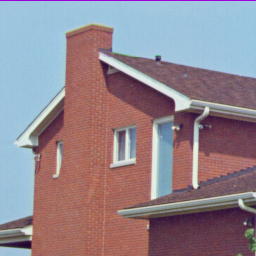
%> input picture Unsupervised Learning/house.tiff, 256 x 256 px
$ octave lab4original.m   (GNU Octave 9; MATLAB toolbox functions it lacks are replaced by stand-ins)
%> lines starting %> are read from the running program, lines starting %| are printed output that depends on the picture
%%%%%%%%%%%%%%%%%%%%%%%%%%%%%%%%%%%%%%%%%%%%%%%%%%%%%%%%%%%%%%%%%%%%%%%%%%
% ELE888 LAB$: Unsupervised Learning
% Submission Date: April 8, 2019
%%%%%%%%%%%%%%%%%%%%%%%%%%%%%%%%%%%%%%%%%%%%%%%%%%%%%%%%%%%%%%%%%%%%%%%%%%

clear
close ALL

% Transform pixel data into 2D array of input samples
I=imread('house.tiff');
%> I is the input picture: size 256x256x3 uint8; mean R, G, B 146.6, 133, 142
imshow(I);
[M,N,D]=size(I);
%> M = 256; N = 256; D = 3
X=reshape(I,M*N,3);
X=double(X);

% Plot array of pixel samples in RGB space
figure;
plot3(X(:,1),X(:,2),X(:,3),'c.')
xlim([0 255]);
ylim([0 255]);
zlim([0 255]);
hold on;
grid;
title('All pixels in RGB');
xlabel('Red'); ylabel('Green'); zlabel('Blue');
%> after `zlabel('Blue')`:
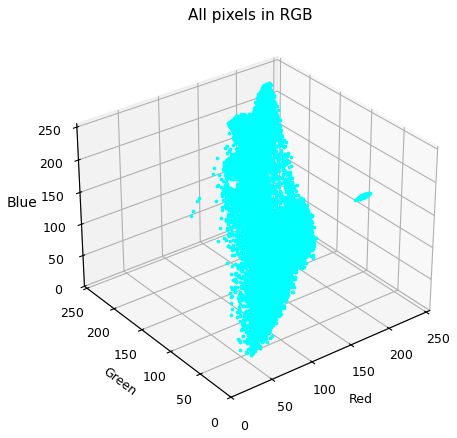
%> figure redrawn from the program's plot data

%% Part (a)
% c=2

M = [0.1 0.1 0.1; 0.9 0.9 0.9];
M = M*256;
pre_M = zeros(size(M));

J = [];
M1_old = [M(1,:)];
M2_old = [M(2,:)];

while (pre_M ~= M)

    pre_M = M;%record iteration's initial M

    J1 = (X - repmat(M(1,:), size(X,1), 1));
    J1 = sum(J1.^2, 2);  %determine J1

    J2 = (X - repmat(M(2,:), size(X,1), 1));
    J2 = sum(J2.^2, 2);  %determine J2

    cluster1 = J1 < J2;
    cluster2 = ~cluster1;  %classify pixels into 2 clusters

    M(1,:) = sum(X(cluster1, :)) / sum(cluster1);
    M(2,:) = sum(X(cluster2, :)) / sum(cluster2);

    J = [J sum(min(J1, J2))];  %determine error criterion
    M1_old = [M1_old; M(1,:)];
    M2_old = [M2_old; M(2,:)];

    M


end
%> this loop made 6 passes
%> (pre_M, J) on passes 3 to 5: ([136.4 90.55 92.78; 161.6 195.4 214.4], [1.07e+09 124550291.3 111511747.2]), ([136.4 91.33 93.54; 162.1 196.5 215.9], [1.07e+09 124550291.3 111511747.2 111349381.4]), ([136.4 91.45 93.68; 162.1 196.6 216.1], [1.07e+09 124550291.3 111511747.2 111349381.4 111345389.6])
%> (J, M1_old, M2_old) on pass 1: (1.07e+09, [25.6 25.6 25.6; 131.9 86.8 89.94], [230.4 230.4 230.4; 162.5 183.3 198.7])
%> after the loop, M = [136.4 91.47 93.7; 162.2 196.7 216.1]; M1_old = [25.6 25.6 25.6; 131.9 86.8 89.94; 136.4 90.55 92.78; 136.4 91.33 93.54; 136.4 91.45 93.68; 136.4 91.47 93.7; 136.4 91.47 93.7]; M2_old = [230.4 230.4 230.4; 162.5 183.3 198.7; 161.6 195.4 214.4; 162.1 196.5 215.9; 162.1 196.6 216.1; 162.2 196.7 216.1; 162.2 196.7 216.1]

% i
close all
plot(J)  %plot error crit
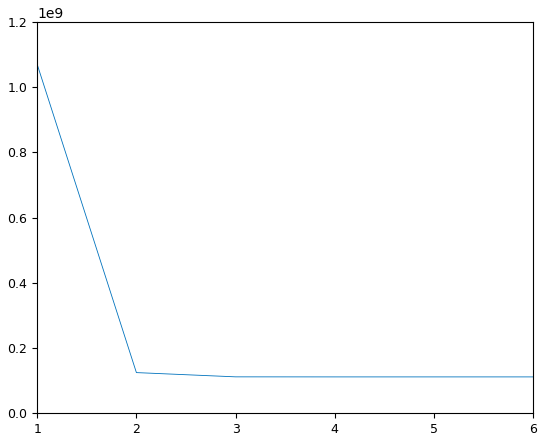
%> figure redrawn from the program's plot data

% ii
figure
plot3(M1_old(:, 1), M1_old(:, 2), M1_old(:, 3), '-*')
hold all
plot3(M2_old(:, 1), M2_old(:, 2), M2_old(:, 3), '-*')  %plot cluster means
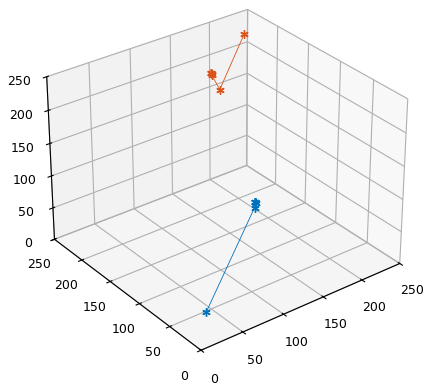
%> figure redrawn from the program's plot data

% iii
figure
X1 = X(cluster1, :);
X2 = X(cluster2, :);

plot3(X1(:,1), X1(:,2), X1(:,3),'.','Color', M(1,:)/256)
hold all
plot3(X2(:,1), X2(:,2), X2(:,3),'.','Color', M(2,:)/256)  %plot colour clusters
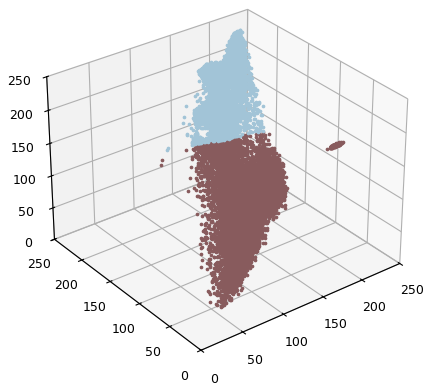
%> figure redrawn from the program's plot data
% iv
figure
XX = repmat(M(1,:), size(X,1), 1) .* repmat(cluster1, 1, size(X,2));
XX = XX + repmat(M(2,:), size(X,1), 1) .* repmat(cluster2, 1, size(X,2));
XX = reshape(XX, size(I, 1), size(I, 2), 3);

subplot(1,2,1);imshow(I)
subplot(1,2,2);imshow(XX/256)  %plot both images


%% Part(b)
% Repeat part a with c = 5

c = 5;

M = [
  173.8240   60.4672  169.4464
  162.7648   30.5664  197.1968
  241.9712  155.4688   89.6512
   53.4784  115.2256  169.4720
  181.5808  117.4272  106.5472
];

XX=[];

pre_M = zeros(size(M));

while (pre_M ~= M)

    pre_M = M;

    J = zeros(size(X,1), c);

    for i = [1:c]
        j = (X - repmat(M(i,:), size(X,1), 1));
        j = sum(j.^2, 2);
        J(:,i) = j;
    end
    [a, cluster] = min(J, [], 2);

    for i = [1:c]
        this_cluster = (cluster==i);
        M(i, :) = sum(X(this_cluster, :)) / sum(this_cluster);

    end

XX = zeros(size(X));

for i = [1:c]
    this_cluster = (cluster==i);
    XX = XX + repmat(M(i,:), size(X,1), 1) .* repmat(this_cluster, 1, size(X,2));
end

XX = reshape(XX, size(I, 1), size(I, 2), 3);
subplot(1,2,1);imshow(I)
subplot(1,2,2);imshow(XX/256)

end
%> this loop made 2 passes
%> pass 1, `XX = reshape(XX, size(I, 1), size(I, 2), 3);`:
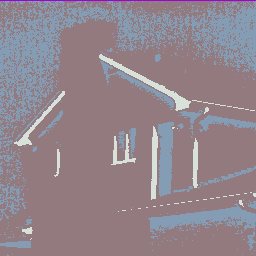
%> XX: size 256x256x3 double; mean R, G, B 146.6, 133, 142; mean of the top-left, top-right, bottom-left and bottom-right quarters 142.6, 142.4, 136.6, 140.6
%> pass 2, `imshow(XX/256)`:
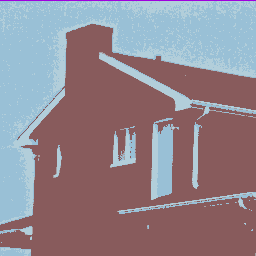
%> displayed picture: size 256x256x3, on the screen's scale of 0 to 255; mean R, G, B 145.9, 132.4, 141.3
%> after the loop, M = [167.7 158.5 162.8; 159.7 0 222.9; 178.9 206.3 219.1; 154.1 192.5 215.3; 136.4 91.77 92.37]

M1 = M
%> M1 has the same summary as M
cluster1 = cluster;
%
figure
for i = [1:c]
    this_cluster = (cluster==i);
    Xi = X(this_cluster, :);
    plot3(Xi(:,1), Xi(:,2), Xi(:,3),'.','Color', M(i,:)/256)
    hold all
end

%%%%%%%%%%%%%%%%%%%%%%%%%%%%%%%%%%%%%%%%%%%%%%%%%%%%%%%%%%%%%%%%%%%%%%%%%5
initial_M_2 = [                     %set initial M of Run 2
  215.5339  138.4293  240.5963
  213.2267  222.7049  165.2613
   65.6489   67.7834  122.7426
  157.0459   81.4270  163.6651
  149.0558   30.5189  139.4473
];

M = initial_M_2;

pre_M = zeros(size(M));

while (pre_M ~= M)

    pre_M = M;

    J = zeros(size(X,1), c);

    for i = [1:c]
        j = (X - repmat(M(i,:), size(X,1), 1));
        j = sum(j.^2, 2);
        J(:,i) = j;
    end
    [a, cluster] = min(J, [], 2);

    for i = [1:c]
        this_cluster = (cluster==i);
        M(i, :) = sum(X(this_cluster, :)) / sum(this_cluster);
    end

end
%> after the loop, M = [156.5 194.6 217.5; 209.6 218.1 212.2; 96.67 63.63 78.07; 157.6 108.1 101.5; 159.7 0 222.9]
M2 = M
%> M2 has the same summary as M
cluster2 = cluster;

%
figure
for i = [1:c]
    this_cluster = (cluster==i);
    Xi = X(this_cluster, :);
    plot3(Xi(:,1), Xi(:,2), Xi(:,3),'.','Color', M(i,:)/256)
    hold all
end
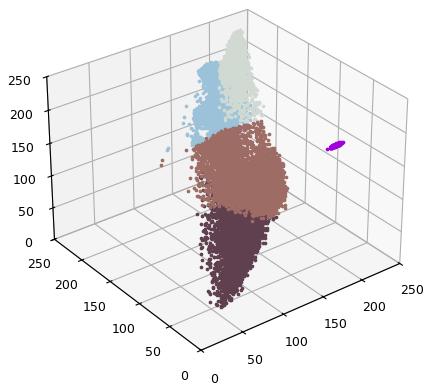
%> figure redrawn from the program's plot data

%% c

N = size(X,1);
%> N = 65536
XB1 = 0;  %initialize xb to zero

for i = [1:c]
    this_cluster = (cluster1==i);
    Xi = X(this_cluster, :);%determine iteration's X value
    mu_j = sort(sum((M1 - repmat(M1(i,:), c, 1)).^2, 2).^.5);
    XB1 = XB1 + sum(sum((Xi - repmat(M1(i,:), size(Xi,1), 1)).^2, 2).^.5) / mu_j(2);  %update XB
end
%> this loop made 5 passes
%> (mu_j, XB1) on passes 1 to 5: ([0; 64.04; 74.67; 101.9; 169.7], 172.2), ([0; 161.2; 169.7; 192.7; 207.3], 176.6), ([0; 28.61; 74.67; 176; 207.3], 7217.2), ([0; 28.61; 64.04; 159.9; 192.7], 16283.2), ([0; 101.9; 159.9; 161.2; 176], 32246.7)

XB1 = XB1 / N
%> XB1 = 0.492

%%%%%%%%%%%%%%%%%%%%%%%%%%%%%%%%%%%%%%%%%%%%%
XB2 = 0;

for i = [1:c]
    this_cluster = (cluster2==i);
    Xi = X(this_cluster, :);
    mu_j = sort(sum((M2 - repmat(M2(i,:), c, 1)).^2, 2).^.5);
    XB2 = XB2 + sum(sum((Xi - repmat(M2(i,:), size(Xi,1), 1)).^2, 2).^.5) / mu_j(2);
end
%> this loop made 5 passes
%> (mu_j, XB2) on passes 1 to 5: ([0; 58.28; 144.8; 194.7; 200.5], 4152.9), ([0; 58.28; 164.5; 224; 233.7], 5352.8), ([0; 78.99; 170.3; 200.5; 233.7], 9788.1), ([0; 78.99; 144.8; 162.5; 164.5], 17215), ([0; 162.5; 170.3; 194.7; 224], 17219.4)

XB2 = XB2 / N
%> XB2 = 0.263
